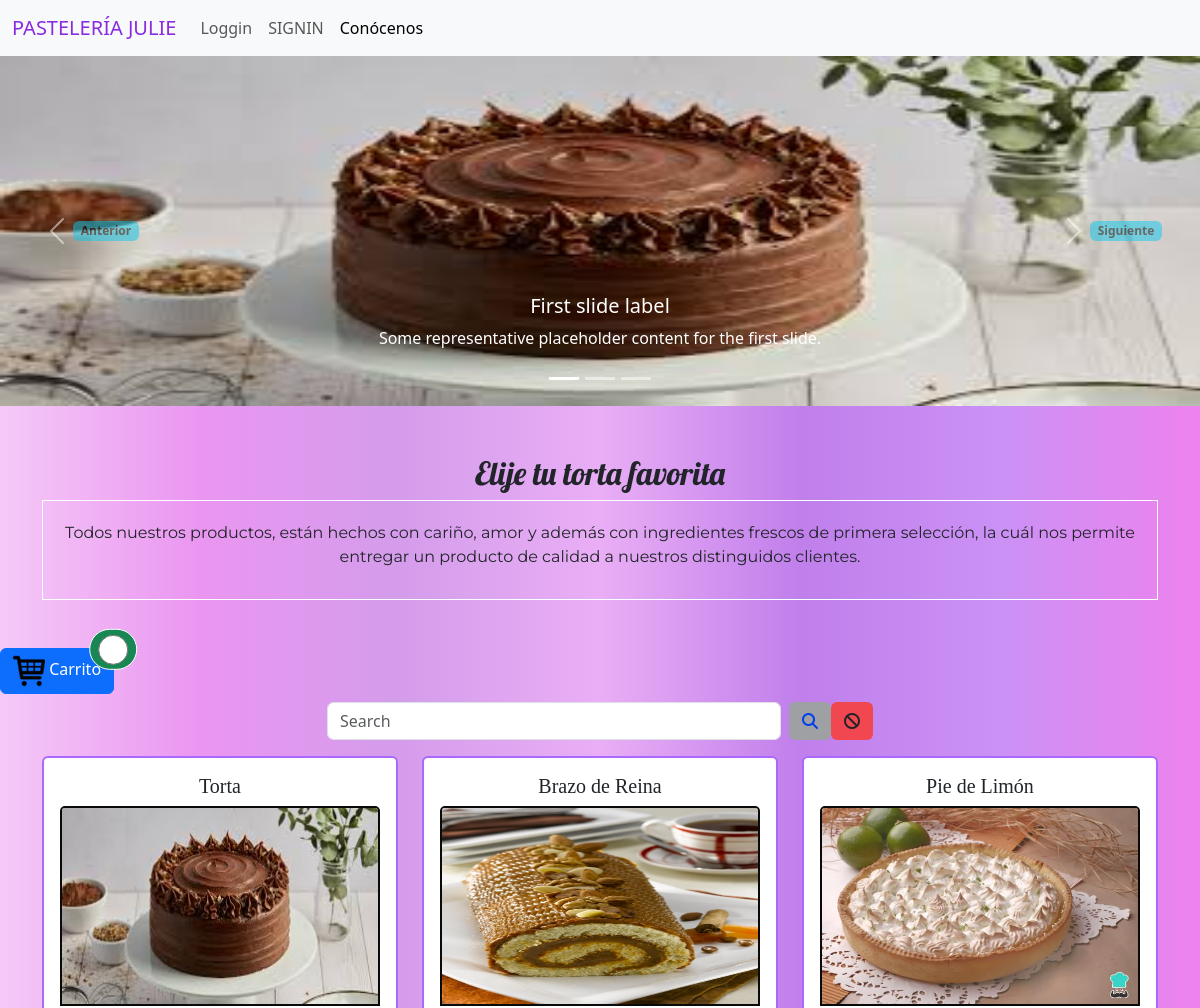
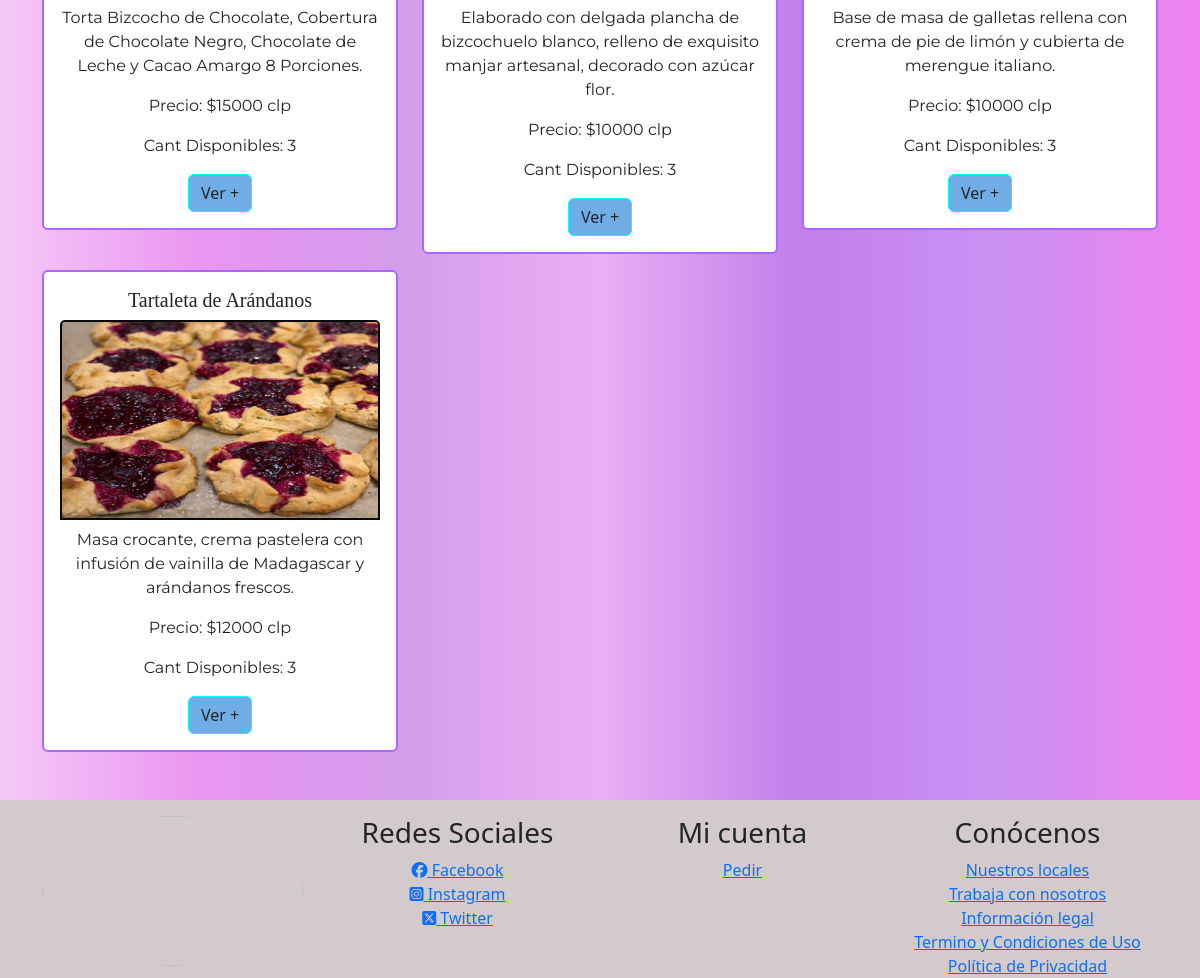
The page / on the database its author committed (2 pictures, top to bottom).
### producto/models.py (models this page shows)
class Producto(models.Model):
    nombreProducto = models.CharField(null=True, max_length=200)
    cantProdDisponible = models.IntegerField(null=True)
    cant_producto_ingresada = models.IntegerField(null=True)
    fecha_ingreso_producto = models.DateTimeField(auto_now_add=True)
    precioProd = models.IntegerField(null=True)
    ruta_img_1 = models.FileField(upload_to=upload_to_path)
    ruta_img_2 = models.FileField(upload_to=upload_to_path)
    ruta_img_3 = models.FileField(upload_to=upload_to_path)
    detalle_producto = models.TextField(null=True)
    fk_usuario_sistema = models.ForeignKey(User, on_delete=models.CASCADE)

### cliente/views.py (the view)
# urls.py: path('', views.index, name='home'),
def index(request):
    productos = Producto.objects.all()
    producto_ruta_limpia = []
    for producto in productos:
        ruta_path1 = Path(str(producto.ruta_img_1))
        ruta_limpia_img1 = str(ruta_path1.relative_to("producto/static"))
        ruta_path2 = Path(str(producto.ruta_img_2))
        ruta_limpia_img2 = str(ruta_path2.relative_to("producto/static"))
        ruta_path3 = Path(str(producto.ruta_img_3))
        ruta_limpia_img3 = str(ruta_path3.relative_to("producto/static"))
        print(producto.detalle_producto.replace("'", '"'))
        producto_dic = {
            'id': producto.id,
            'nombreProducto': producto.nombreProducto,
            'cantProdDisponible': producto.cantProdDisponible,
            'precioProd': producto.precioProd,
            'ruta_img_1': ruta_limpia_img1,
            'ruta_img_2': ruta_limpia_img2,
            'ruta_img_3': ruta_limpia_img3,
            'detalle_producto': producto.detalle_producto.replace("'", '"'),
        }
        producto_ruta_limpia.append(producto_dic)
    return render(request, 'listarProductos.html', {
        'productos': producto_ruta_limpia
    })

### producto/templates/listarProductos.html (shortened to what this page needs)
{% extends './base/base.html' %} {% block content %} {% load static %}
<div id="carouselExampleCaptions" class="carousel slide">
  <div class="carousel-indicators">
    <button type="button" data-bs-target="#carouselExampleCaptions" data-bs-slide-to="0" class="active" aria-current="true" aria-label="Slide 1"></button>
    <button type="button" data-bs-target="#carouselExampleCaptions" data-bs-slide-to="1" aria-label="Slide 2"></button>
    <button type="button" data-bs-target="#carouselExampleCaptions" data-bs-slide-to="2" aria-label="Slide 3"></button>
  </div>
  <div class="carousel-inner">
    <div class="carousel-item active">
      <img src="{% static 'img/torta1.jpg' %}" class="" width="100%" height="350">
      <div class="carousel-caption d-none d-md-block">
        <h5>First slide label</h5>
        <p>Some representative placeholder content for the first slide.</p>
      </div>
    </div>
  </div>
  <button class="carousel-control-prev" type="button" data-bs-target="#carouselExampleCaptions" data-bs-slide="prev">
    <span class="carousel-control-prev-icon" aria-hidden="true"></span>
    <span class="badge text-bg-info">Anterior</span>
  </button>
  <button class="carousel-control-next" type="button" data-bs-target="#carouselExampleCaptions" data-bs-slide="next">
    <span class="carousel-control-next-icon" aria-hidden="true"></span>
    <span class="badge text-bg-info">Siguiente</span>
  </button>
</div>
<div class="container-xl text-center mt-5 mb-5">
  <h2 class="text-center lobster-regular" >Elije tu torta favorita</h2>
  <div class="resena">
    <p class="text-center montserrat-300">Todos nuestros productos, están hechos con cariño, amor y además con ingredientes frescos de primera selección,
    la cuál nos permite entregar un producto de calidad a nuestros distinguidos clientes.</p>
  </div>
</div>
<button
  type="button"
  class="btn btn-primary position-relative"
  value=""
  data-id=""
  onclick="valorInput(this)"
>
  <img src="{% static 'imgSistema/carritoCompras.png' %}" alt="" /> Carrito
  <span style="border-width: 1px; border-style: solid;"
    class="span_count position-absolute top-0 start-100 translate-middle badge rounded-pill bg-success"
  >
    <input type="number" id="total_producto" name="total_producto" class="text-center" readonly style="border-radius: 50%; width: 30px; height: 30px; border-width: 1px; border-style: solid;"/>
  </span>
</button>
<div class="container-xl text-center ml-5">
  <div class="container-fluid d-flex justify-content-center mt-2">
    <div class="col-md-6">
      <div class="d-flex" role="search" >
        <input class="form-control me-2" type="text" id="input_busqueda_producto" placeholder="Search" aria-label="Search">
        <button class="btn" style="background: #9fa0a3;" onclick="busqueda(this)" type="button"><i class="fa-solid fa-magnifying-glass" style="color: #043eec;"></i></button>
        <button class="btn" style="background: #f04750;" onclick="cancelar_busqueda(this)" type="button"><i class="fa-solid fa-ban"></i></button>
      </div>
    </div>
  </div>
  <div class="row">
    {% for producto in productos %}
    <div class="col-xs-12 col-sm-4 mt-3 producto_busqueda" data-nombre_producto_busqueda="{{producto.nombreProducto}}">
        <div class="card" style="border-color: #ac67fc; border-width: 2px;">
          <div class="card-body">
            <h5 class="card-title calistoga-regular">{{producto.nombreProducto}}</h5>
            <img style="border: 2px solid #0a0a0a;"
              src="{% static '' %}{{producto.ruta_img_1}}"
              class="imm card-img-top"
              width="200 px"
              height="200 px"
              alt="..."
              data-im="{{producto.ruta_img_1}},{{producto.ruta_img_2}},{{producto.ruta_img_3}}"
              id="imagen1_{{producto.id}}"
            />
            <p class="card-text mt-2 montserrat-300">{{producto.detalle_producto}}</p>
            <p class="mt-2 montserrat-300" data-id_prod_pag_principal="{{producto.id}}" data-precioProdPagPrincipal="{{producto.precioProd}}">Precio: ${{producto.precioProd}} clp</p>
            <p class="mt-2 montserrat-300" data-id_prod_pag_principal="{{producto.id}}" data-cantidadProdPagPrincipal="{{producto.cantProdDisponible}}">
              Cant Disponibles: {{producto.cantProdDisponible}}
            </p>
            <button
              type="button"
              style="background: #70ade7; border-color: aqua;"
              class="btn"
              onclick="datos('{{producto.id}}', '{{producto.nombreProducto}}', '{{producto.ruta_img_1}}', '{{producto.precioProd}}', '{{producto.detalle_producto}}', '{{producto.cantProdDisponible}}')"
              data-bs-toggle="modal"
              data-bs-target="#prueba"
              >
              Ver +
            </button>
          </div>
        </div>
    </div>
    {% endfor %}
  </div>
</div>
{% endblock %}

### cliente/templates/base/base.html (shortened to what this page needs)
{% load static %}
<!DOCTYPE html>
<html lang="en">
  <head>
    <link
      href="https://cdn.jsdelivr.net/npm/bootstrap@5.3.3/dist/css/bootstrap.min.css"
      rel="stylesheet"
    />
    <link rel="stylesheet" href="{% static '/css/style.css' %}" />
    <link
      rel="stylesheet"
      href="https://cdn.jsdelivr.net/npm/sweetalert2@11.12.4/dist/sweetalert2.min.css"
    />
    <link
      href="{% static 'fontawesome/css/fontawesome.css' %}"
      rel="stylesheet"
    />
    <link href="{% static 'fontawesome/css/brands.css' %}" rel="stylesheet" />
    <link href="{% static 'fontawesome/css/solid.css' %}" rel="stylesheet" />
    <link
      rel="stylesheet"
      href="https://cdn.datatables.net/2.1.6/css/dataTables.dataTables.css"
    />
    <link
      rel="stylesheet"
      href="https://cdn.datatables.net/buttons/3.1.2/css/buttons.dataTables.css"
    />
    <link
      rel="stylesheet"
      href="https://cdn.datatables.net/2.1.6/css/dataTables.dataTables.min.css"
    />
    <link
      rel="stylesheet"
      href="https://cdn.datatables.net/responsive/3.0.3/css/responsive.bootstrap5.min.css"
    />
    <link
      rel="stylesheet"
      href="https://cdn.datatables.net/autofill/2.7.0/css/autoFill.dataTables.min.css"
    />
    <link
      rel="stylesheet"
      href="https://cdn.datatables.net/buttons/3.1.2/css/buttons.bootstrap5.min.css"
    />
  </head>
  <body>
    <header>
      <nav class="navbar navbar-expand-lg bg-body-tertiary">
        <div class="container-fluid">
          <a class="navbar-brand active" style="color: blueviolet" href="{% url 'home' %}"
            >PASTELERÍA JULIE</a
          >
          <div class="collapse navbar-collapse" id="navbarNav">
            <ul class="navbar-nav">
              <li class="nav-item">
                <a class="nav-link" href="{% url 'loggin' %}">Loggin</a>
              </li>
              <li class="nav-item">
                <a class="nav-link" href="{% url 'registro' %}">SIGNIN</a>
              </li>
              <li class="nav-item">
                <a
                  class="nav-link active"
                  aria-current="page"
                  href="{% url 'listar_productos' %}"
                  >Conócenos</a
                >
              </li>
            </ul>
          </div>
        </div>
      </nav>
    </header>
    <main class="mb-5">
      <section>
      {% block content %}
      {% endblock %}
      </section>
    </main>
    <footer class="footer" id="footer" style="background-color: rgb(211, 203, 203);">
      <div class="container-xl text-center ml-5">
        <div class="row">
          <div class="col-xs-12 col-sm-3 mt-3">
            <div class="row">
              <img src="{% static 'imgSistema/Pastelazo.jpg' %}" class="card-img-top footer_img" alt="" style="height: 150px; object-fit: cover; width: 100%;">
            </div>
          </div>
          <div class="col-xs-12 col-sm-3 mt-3">
            <h3>Redes Sociales</h3>
            <div class="row">
              <a href="#"><i class="fa-brands fa-facebook"></i> Facebook</a>
            </div>
            <div class="row">
              <a href="#"><i class="fa-brands fa-square-instagram"></i> Instagram</a>
            </div>
            <div class="row">
              <a href="#"><i class="fa-brands fa-square-x-twitter"></i> Twitter</a>
            </div>
          </div>
          <div class="col-xs-12 col-sm-3 mt-3">
            <h3>Mi cuenta</h3>
            <div class="row">
              <a href="#">Pedir</a>
            </div>
          </div>
          <div class="col-xs-12 col-sm-3 mt-3">
            <h3>Conócenos</h3>
            <div class="row">
              <a href="#">Nuestros locales</a>
            </div>
            <div class="row">
              <a href="#">Trabaja con nosotros</a>
            </div>
            <div class="row">
              <a href="#">Información legal</a>
            </div>
            <div class="row">
              <a href="#">Termino y Condiciones de Uso</a>
            </div>
            <div class="row">
              <a href="#">Política de Privacidad</a>
            </div>
          </div>
        </div>
      </div>
    </footer>
  </body>
</html>

### cliente/static/css/style.css (style rules this page uses)
body { height: 200px; background-color: red; background-image: linear-gradient(to right, rgb(245, 201, 247),rgb(234, 150, 241),rgb(212, 156, 235),rgb(233, 174, 245),rgb(192, 127, 235),rgb(203, 145, 245),violet); min-height: 100vh; margin: 0; display: flex; flex-direction: column; }
.lobster-regular { font-family: "Lobster", sans-serif; font-weight: 400; font-style: normal; }
.calistoga-regular { font-family: "Calistoga", serif; font-weight: 400; font-style: normal; }
.montserrat-300 { font-family: "Montserrat", sans-serif; font-optical-sizing: auto; font-weight: weight; font-style: normal; }
.resena { width: 100%; height: 100px; box-sizing: border-box; padding: 20px; border: 1px solid white; overflow: auto; word-wrap: break-word; white-space: normal; }
.card { max-width: 100%; }
.footer_img { border-radius:50%; }
#footer { margin-top: auto; position: static; bottom: 0; left: 0; width: 100%; display: table; }

### rows shown on the page
Producto: nombreProducto "Torta", detalle_producto "Torta Bizcocho de Chocolate, Cobertura de Chocolate Negro, Chocolate de Leche y Cacao Amargo 8 Porciones."
Producto: nombreProducto "Brazo de Reina", detalle_producto "Elaborado con delgada plancha de bizcochuelo blanco, relleno de exquisito manjar artesanal, decorado con azúcar flor."
Producto: nombreProducto "Pie de Limón", detalle_producto "Base de masa de galletas rellena con crema de pie de limón y cubierta de merengue italiano."
Producto: nombreProducto "Tartaleta de Arándanos", detalle_producto "Masa crocante, crema pastelera con infusión de vainilla de Madagascar y arándanos frescos."

### other values the page prints
{{ producto.precioProd }} "15000" "10000" "10000" "12000"
{{ producto.cantProdDisponible }} "3" "3" "3" "3"
